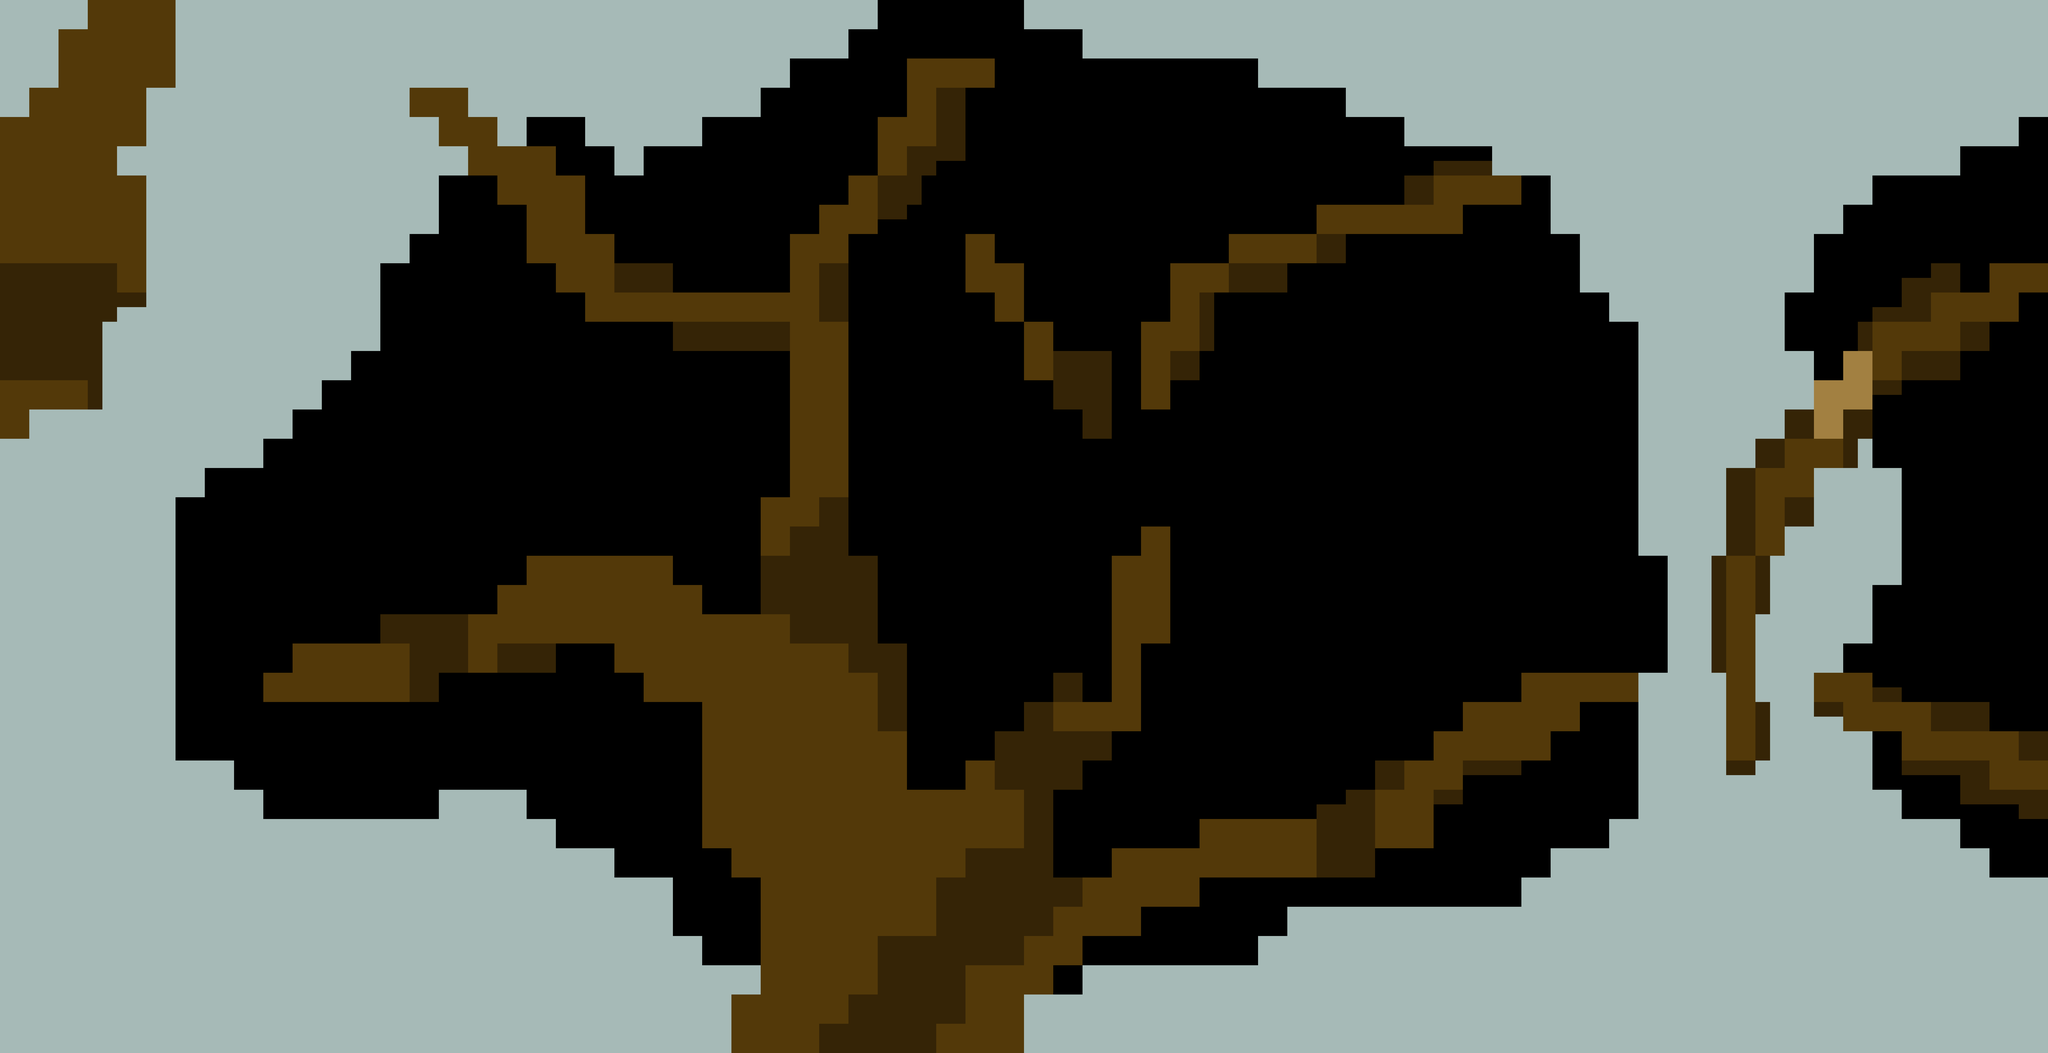

This is a level from a 2D game, rendered from its Tiled map with the project's own tilesets. A one-line summary and the map file follow, with tile-layer data summarised:
An orthogonal 70x36 tile map with 128x128 px tiles, 7 tile layers (fonds, branches, mur, murCasser, ...) and 6 objects.

<map version="1.9" tiledversion="1.9.2" orientation="orthogonal" renderorder="right-down" width="70" height="36" tilewidth="128" tileheight="128" infinite="0" nextlayerid="16" nextobjectid="91">
 <editorsettings>
  <export target="../../../assets/maps/carteTiledNiveau2.json" format="json" />
 </editorsettings>
 <tileset firstgid="1" name="tilesetNiveau2" tilewidth="128" tileheight="128" tilecount="100" columns="10">
  <image source="tilesetNiveau2.png" width="1280" height="1280" />
  <tile id="0">
   <properties>
    <property name="estSolide" type="bool" value="true" />
   </properties>
  </tile>
  <tile id="1">
   <properties>
    <property name="estSolide" type="bool" value="true" />
   </properties>
  </tile>
  <tile id="2">
   <properties>
    <property name="estSolide" type="bool" value="true" />
   </properties>
  </tile>
  <tile id="3">
   <properties>
    <property name="estSolide" type="bool" value="false" />
   </properties>
  </tile>
  <tile id="4">
   <properties>
    <property name="estSolide" type="bool" value="false" />
   </properties>
  </tile>
  <tile id="5">
   <properties>
    <property name="estSolide" type="bool" value="false" />
   </properties>
  </tile>
  <tile id="6">
   <properties>
    <property name="estSolide" type="bool" value="false" />
   </properties>
  </tile>
  <tile id="7">
   <properties>
    <property name="estSolide" type="bool" value="false" />
   </properties>
  </tile>
  <tile id="8">
   <properties>
    <property name="estSolide" type="bool" value="false" />
   </properties>
  </tile>
  <tile id="9">
   <properties>
    <property name="estSolide" type="bool" value="false" />
   </properties>
  </tile>
  <tile id="10">
   <properties>
    <property name="estSolide" type="bool" value="false" />
   </properties>
  </tile>
  <tile id="11">
   <properties>
    <property name="estSolide" type="bool" value="false" />
   </properties>
  </tile>
  <tile id="12">
   <properties>
    <property name="estSolide" type="bool" value="true" />
   </properties>
  </tile>
  <tile id="13">
   <properties>
    <property name="estSolide" type="bool" value="false" />
   </properties>
  </tile>
  <tile id="14">
   <properties>
    <property name="estSolide" type="bool" value="false" />
   </properties>
  </tile>
  <tile id="15">
   <properties>
    <property name="estSolide" type="bool" value="false" />
   </properties>
  </tile>
  <tile id="16">
   <properties>
    <property name="estSolide" type="bool" value="false" />
   </properties>
  </tile>
  <tile id="17">
   <properties>
    <property name="estSolide" type="bool" value="false" />
   </properties>
  </tile>
  <tile id="18">
   <properties>
    <property name="estSolide" type="bool" value="false" />
   </properties>
  </tile>
  <tile id="19">
   <properties>
    <property name="estSolide" type="bool" value="false" />
   </properties>
  </tile>
  <tile id="20">
   <properties>
    <property name="estSolide" type="bool" value="false" />
   </properties>
  </tile>
  <tile id="21">
   <properties>
    <property name="estSolide" type="bool" value="false" />
   </properties>
  </tile>
  <tile id="22">
   <properties>
    <property name="estSolide" type="bool" value="false" />
   </properties>
  </tile>
  <tile id="23">
   <properties>
    <property name="estSolide" type="bool" value="false" />
   </properties>
  </tile>
  <tile id="24">
   <properties>
    <property name="estSolide" type="bool" value="false" />
   </properties>
  </tile>
  <tile id="25">
   <properties>
    <property name="estSolide" type="bool" value="false" />
   </properties>
  </tile>
  <tile id="26">
   <properties>
    <property name="estSolide" type="bool" value="false" />
   </properties>
  </tile>
  <tile id="27">
   <properties>
    <property name="estSolide" type="bool" value="false" />
   </properties>
  </tile>
  <tile id="28">
   <properties>
    <property name="estSolide" type="bool" value="false" />
   </properties>
  </tile>
  <tile id="29">
   <properties>
    <property name="estSolide" type="bool" value="false" />
   </properties>
  </tile>
  <tile id="30">
   <properties>
    <property name="estSolide" type="bool" value="false" />
   </properties>
  </tile>
  <tile id="31">
   <properties>
    <property name="estSolide" type="bool" value="false" />
   </properties>
  </tile>
  <tile id="32">
   <properties>
    <property name="estSolide" type="bool" value="false" />
   </properties>
  </tile>
  <tile id="33">
   <properties>
    <property name="estSolide" type="bool" value="false" />
   </properties>
  </tile>
  <tile id="34">
   <properties>
    <property name="estSolide" type="bool" value="false" />
   </properties>
  </tile>
  <tile id="35">
   <properties>
    <property name="estSolide" type="bool" value="false" />
   </properties>
  </tile>
  <tile id="36">
   <properties>
    <property name="estSolide" type="bool" value="false" />
   </properties>
  </tile>
  <tile id="37">
   <properties>
    <property name="estSolide" type="bool" value="false" />
   </properties>
  </tile>
  <tile id="38">
   <properties>
    <property name="estSolide" type="bool" value="false" />
   </properties>
  </tile>
  <tile id="39">
   <properties>
    <property name="estSolide" type="bool" value="false" />
   </properties>
  </tile>
  <tile id="40">
   <properties>
    <property name="estSolide" type="bool" value="false" />
   </properties>
  </tile>
  <tile id="41">
   <properties>
    <property name="estSolide" type="bool" value="false" />
   </properties>
  </tile>
  <tile id="42">
   <properties>
    <property name="estSolide" type="bool" value="false" />
   </properties>
  </tile>
  <tile id="43">
   <properties>
    <property name="estSolide" type="bool" value="false" />
   </properties>
  </tile>
  <tile id="44">
   <properties>
    <property name="estSolide" type="bool" value="false" />
   </properties>
  </tile>
  <tile id="45">
   <properties>
    <property name="estSolide" type="bool" value="false" />
   </properties>
  </tile>
  <tile id="46">
   <properties>
    <property name="estSolide" type="bool" value="false" />
   </properties>
  </tile>
  <tile id="47">
   <properties>
    <property name="estSolide" type="bool" value="false" />
   </properties>
  </tile>
  <tile id="48">
   <properties>
    <property name="estSolide" type="bool" value="false" />
   </properties>
  </tile>
  <tile id="49">
   <properties>
    <property name="estSolide" type="bool" value="false" />
   </properties>
  </tile>
  <tile id="50">
   <properties>
    <property name="estSolide" type="bool" value="false" />
   </properties>
  </tile>
  <tile id="51">
   <properties>
    <property name="estSolide" type="bool" value="false" />
   </properties>
  </tile>
  <tile id="52">
   <properties>
    <property name="estSolide" type="bool" value="false" />
   </properties>
  </tile>
  <tile id="53">
   <properties>
    <property name="estSolide" type="bool" value="false" />
   </properties>
  </tile>
  <tile id="54">
   <properties>
    <property name="estSolide" type="bool" value="false" />
   </properties>
  </tile>
  <tile id="55">
   <properties>
    <property name="estSolide" type="bool" value="false" />
   </properties>
  </tile>
  <tile id="56">
   <properties>
    <property name="estSolide" type="bool" value="false" />
   </properties>
  </tile>
  <tile id="57">
   <properties>
    <property name="estSolide" type="bool" value="false" />
   </properties>
  </tile>
  <tile id="58">
   <properties>
    <property name="estSolide" type="bool" value="false" />
   </properties>
  </tile>
  <tile id="59">
   <properties>
    <property name="estSolide" type="bool" value="false" />
   </properties>
  </tile>
  <tile id="60">
   <properties>
    <property name="estSolide" type="bool" value="false" />
   </properties>
  </tile>
  <tile id="61">
   <properties>
    <property name="estSolide" type="bool" value="false" />
   </properties>
  </tile>
  <tile id="62">
   <properties>
    <property name="estSolide" type="bool" value="false" />
   </properties>
  </tile>
  <tile id="63">
   <properties>
    <property name="estSolide" type="bool" value="false" />
   </properties>
  </tile>
  <tile id="64">
   <properties>
    <property name="estSolide" type="bool" value="false" />
   </properties>
  </tile>
  <tile id="65">
   <properties>
    <property name="estSolide" type="bool" value="false" />
   </properties>
  </tile>
  <tile id="66">
   <properties>
    <property name="estSolide" type="bool" value="false" />
   </properties>
  </tile>
  <tile id="67">
   <properties>
    <property name="estSolide" type="bool" value="false" />
   </properties>
  </tile>
  <tile id="68">
   <properties>
    <property name="estSolide" type="bool" value="false" />
   </properties>
  </tile>
  <tile id="69">
   <properties>
    <property name="estSolide" type="bool" value="false" />
   </properties>
  </tile>
  <tile id="70">
   <properties>
    <property name="estSolide" type="bool" value="false" />
   </properties>
  </tile>
  <tile id="71">
   <properties>
    <property name="estSolide" type="bool" value="false" />
   </properties>
  </tile>
  <tile id="72">
   <properties>
    <property name="estSolide" type="bool" value="false" />
   </properties>
  </tile>
  <tile id="73">
   <properties>
    <property name="estSolide" type="bool" value="false" />
   </properties>
  </tile>
  <tile id="74">
   <properties>
    <property name="estSolide" type="bool" value="false" />
   </properties>
  </tile>
  <tile id="75">
   <properties>
    <property name="estSolide" type="bool" value="false" />
   </properties>
  </tile>
  <tile id="76">
   <properties>
    <property name="estSolide" type="bool" value="false" />
   </properties>
  </tile>
  <tile id="77">
   <properties>
    <property name="estSolide" type="bool" value="false" />
   </properties>
  </tile>
  <tile id="78">
   <properties>
    <property name="estSolide" type="bool" value="false" />
   </properties>
  </tile>
  <tile id="79">
   <properties>
    <property name="estSolide" type="bool" value="false" />
   </properties>
  </tile>
  <tile id="80">
   <properties>
    <property name="estSolide" type="bool" value="false" />
   </properties>
  </tile>
  <tile id="81">
   <properties>
    <property name="estSolide" type="bool" value="false" />
   </properties>
  </tile>
  <tile id="82">
   <properties>
    <property name="estSolide" type="bool" value="false" />
   </properties>
  </tile>
  <tile id="83">
   <properties>
    <property name="estSolide" type="bool" value="false" />
   </properties>
  </tile>
  <tile id="84">
   <properties>
    <property name="estSolide" type="bool" value="false" />
   </properties>
  </tile>
  <tile id="85">
   <properties>
    <property name="estSolide" type="bool" value="false" />
   </properties>
  </tile>
  <tile id="86">
   <properties>
    <property name="estSolide" type="bool" value="false" />
   </properties>
  </tile>
  <tile id="87">
   <properties>
    <property name="estSolide" type="bool" value="false" />
   </properties>
  </tile>
  <tile id="88">
   <properties>
    <property name="estSolide" type="bool" value="false" />
   </properties>
  </tile>
  <tile id="89">
   <properties>
    <property name="estSolide" type="bool" value="false" />
   </properties>
  </tile>
  <tile id="90">
   <properties>
    <property name="estSolide" type="bool" value="false" />
   </properties>
  </tile>
  <tile id="91">
   <properties>
    <property name="estSolide" type="bool" value="false" />
   </properties>
  </tile>
  <tile id="92">
   <properties>
    <property name="estSolide" type="bool" value="false" />
   </properties>
  </tile>
  <tile id="93">
   <properties>
    <property name="estSolide" type="bool" value="false" />
   </properties>
  </tile>
  <tile id="94">
   <properties>
    <property name="estSolide" type="bool" value="false" />
   </properties>
  </tile>
  <tile id="95">
   <properties>
    <property name="estSolide" type="bool" value="false" />
   </properties>
  </tile>
  <tile id="96">
   <properties>
    <property name="estSolide" type="bool" value="false" />
   </properties>
  </tile>
  <tile id="97">
   <properties>
    <property name="estSolide" type="bool" value="false" />
   </properties>
  </tile>
  <tile id="98">
   <properties>
    <property name="estSolide" type="bool" value="false" />
   </properties>
  </tile>
  <tile id="99">
   <properties>
    <property name="estSolide" type="bool" value="false" />
   </properties>
  </tile>
 </tileset>
 <layer id="1" name="fonds" width="70" height="36">
  <data>[2520 cells, 2520 non-empty, 2 distinct tile ids]</data>
 </layer>
 <layer id="6" name="branches" width="70" height="36">
  <data>[2520 cells, 188 non-empty, 2 distinct tile ids]</data>
 </layer>
 <layer id="2" name="mur" width="70" height="36">
  <data>[2520 cells, 326 non-empty, 1 distinct tile ids]</data>
 </layer>
 <layer id="11" name="murCasser" width="70" height="36">
  <data>[2520 cells, 30 non-empty, 3 distinct tile ids]</data>
 </layer>
 <layer id="13" name="fragile" width="70" height="36">
  <data>[2520 cells, 4 non-empty, 1 distinct tile ids]</data>
 </layer>
 <layer id="9" name="tronc" width="70" height="36">
  <data>[2520 cells, 16 non-empty, 1 distinct tile ids]</data>
 </layer>
 <objectgroup id="4" name="sortie" locked="1">
  <object id="85" x="8948" y="2560" width="12" height="640" />
 </objectgroup>
 <objectgroup id="5" name="vide">
  <object id="5" x="2.66667" y="4592" width="8960" height="16" />
 </objectgroup>
 <objectgroup id="15" name="sortie alternative">
  <object id="90" x="3584" y="4549" width="512" height="59" />
 </objectgroup>
 <objectgroup id="10" name="trou">
  <object id="71" x="3584" y="2560" width="128" height="128" />
  <object id="73" x="4480" y="3328" width="128" height="128" />
 </objectgroup>
 <objectgroup id="14" name="oiseau">
  <object id="89" x="4096" y="128" width="128" height="128" />
 </objectgroup>
 <layer id="8" name="premierPlan" width="70" height="36">
  <data>[2520 cells, 700 non-empty, 1 distinct tile ids]</data>
 </layer>
</map>
